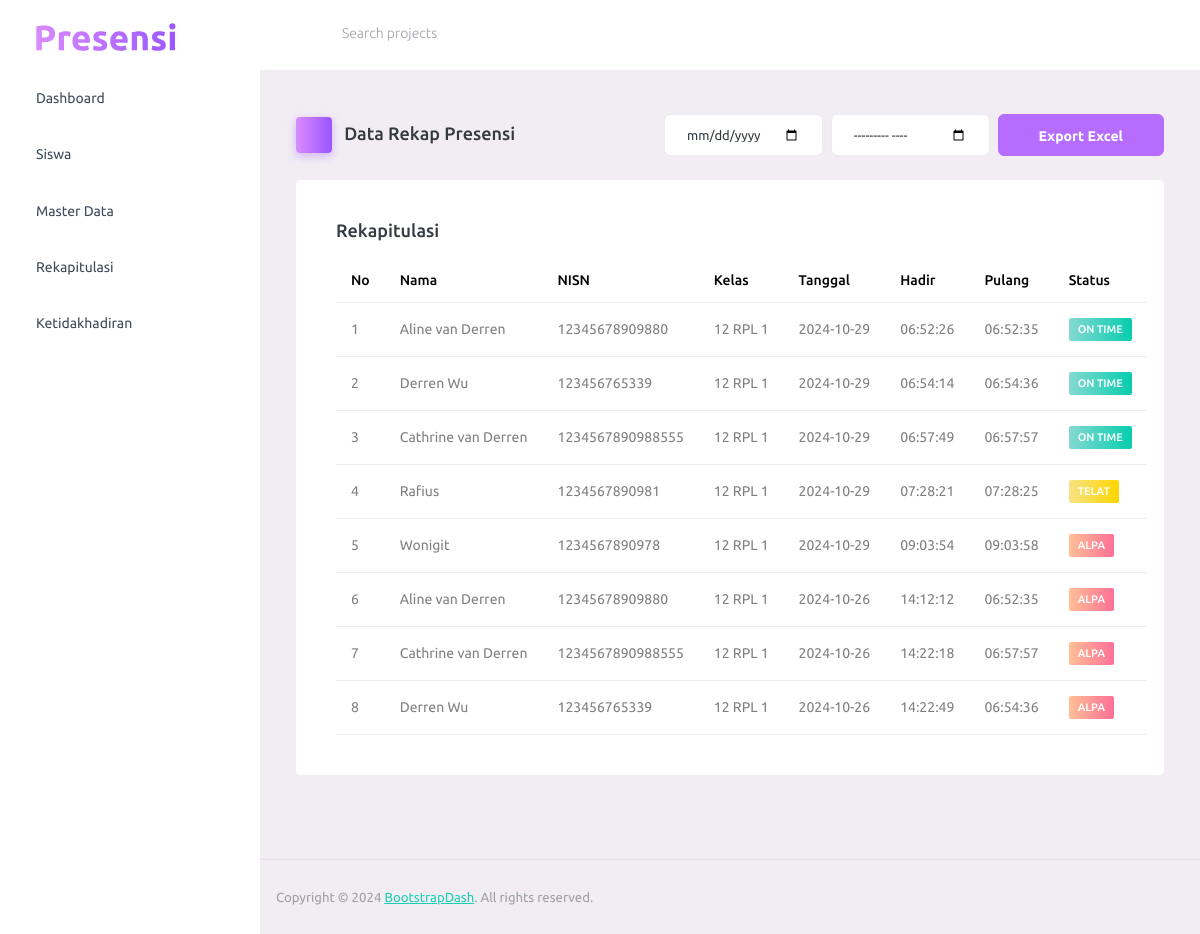
The app's page /admin/presensi/rekap_presensi.php with its own data.
### tables this page shows
CREATE TABLE `presensi` (
  `id` int(11) NOT NULL,
  `id_siswa` int(11) NOT NULL,
  `tanggal_masuk` date NOT NULL,
  `jam_masuk` time NOT NULL,
  `foto_masuk` varchar(225) NOT NULL,
  `tanggal_keluar` date NOT NULL,
  `jam_keluar` time NOT NULL,
  `foto_keluar` text NOT NULL
);

CREATE TABLE `siswa` (
  `id` int(11) NOT NULL,
  `nisn` varchar(50) NOT NULL,
  `nama` varchar(225) NOT NULL,
  `jenis_kelamin` varchar(10) NOT NULL,
  `kelas` varchar(50) NOT NULL,
  `lokasi_presensi` varchar(50) NOT NULL,
  `kelas_id` int(11) DEFAULT NULL,
  `foto` varchar(255) DEFAULT NULL
);

CREATE TABLE `kelas` (
  `id` int(11) NOT NULL,
  `kelas` varchar(225) NOT NULL
);

### admin/presensi/rekap_presensi.php (the view, shortened to what this page needs)
<?php
include '../../config.php';
$query = "
    SELECT
        siswa.id AS id,
        siswa.nama AS nama,
        siswa.nisn AS nisn,
        kelas.kelas AS kelas,
        presensi.jam_masuk AS jam_masuk,
        presensi.jam_keluar AS jam_keluar,
        presensi.tanggal_masuk AS tanggal_masuk,
        CASE
            WHEN presensi.jam_masuk <= '07:00:00' THEN 'ON TIME'
            WHEN presensi.jam_masuk > '07:00:00' AND presensi.jam_masuk <= '08:00:00' THEN 'TELAT'
            ELSE 'ALPA'
        END AS Status
    FROM presensi
    JOIN siswa ON presensi.id_siswa = siswa.id
    JOIN kelas ON siswa.kelas = kelas.id
    ";
$query .= " ORDER BY presensi.jam_masuk ASC";
$result = mysqli_query($conn, $query);
?>
<!DOCTYPE html>
<html lang="en">
<head>
    <link rel="stylesheet" href="../../dist/assets/vendors/mdi/css/materialdesignicons.min.css">
    <link rel="stylesheet" href="../../dist/assets/vendors/ti-icons/css/themify-icons.css">
    <link rel="stylesheet" href="../../dist/assets/vendors/css/vendor.bundle.base.css">
    <link rel="stylesheet" href="../../dist/assets/vendors/font-awesome/css/font-awesome.min.css">
    <link rel="stylesheet" href="../../dist/assets/vendors/font-awesome/css/font-awesome.min.css" />
    <link rel="stylesheet" href="../../dist/assets/vendors/bootstrap-datepicker/bootstrap-datepicker.min.css">
    <link rel="stylesheet" href="../../dist/assets/css/style.css">
</head>
<body>
    <div class="container-scroller">
        <nav class="navbar default-layout-navbar col-lg-12 col-12 p-0 fixed-top d-flex flex-row">
            <div class="text-center navbar-brand-wrapper d-flex align-items-center justify-content-start">
                <a class="navbar-brand brand-logo" href="index.html"><img src="../../dist/assets/images/Presensi.svg" alt="logo" /></a>
            </div>
            <div class="navbar-menu-wrapper d-flex align-items-stretch">
                <button class="navbar-toggler navbar-toggler align-self-center" type="button" data-toggle="minimize">
                </button>
                <div class="search-field d-none d-md-block">
                    <form class="d-flex align-items-center h-100" action="#">
                        <div class="input-group">
                            <div class="input-group-prepend bg-transparent">
                                <i class="input-group-text border-0 mdi mdi-magnify"></i>
                            </div>
                            <input type="text" class="form-control bg-transparent border-0" placeholder="Search projects">
                        </div>
                    </form>
                </div>
                <ul class="navbar-nav navbar-nav-right">
                    <li class="nav-item d-none d-lg-block full-screen-link">
                    </li>
                    <li class="nav-item nav-logout d-none d-lg-block">
                    </li>
                </ul>
            </div>
        </nav>
        <div class="container-fluid page-body-wrapper">
            <nav class="sidebar sidebar-offcanvas" id="sidebar">
                <ul class="nav">
                    <li class="nav-item">
                        <a class="nav-link" href="../../admin/home/home.php">
                            <span class="menu-title">Dashboard</span>
                        </a>
                    </li>
                    <li class="nav-item">
                        <a class="nav-link" href="../home/data_siswa/siswa.php">
                            <span class="menu-title">Siswa</span>
                        </a>
                    </li>
                    <li class="nav-item">
                        <a class="nav-link" data-bs-toggle="collapse" href="#ui-basic" aria-expanded="false" aria-controls="ui-basic">
                            <span class="menu-title">Master Data</span>
                        </a>
                    </li>
                    <li class="nav-item">
                        <a class="nav-link" href="#">
                            <span class="menu-title">Rekapitulasi</span>
                        </a>
                    </li>
                    <li class="nav-item">
                        <a class="nav-link" href="../home/data_ketidakhadiran/ketidakhadiran.php">
                            <span class="menu-title">Ketidakhadiran</span>
                        </a>
                    </li>
                </ul>
            </nav>
            <div class="main-panel">
                <div class="content-wrapper">
                    <div class="page-header">
                        <h3 class="page-title">
                            <span class="page-title-icon bg-gradient-primary text-white me-2">
                            </span> Data Rekap Presensi
                        </h3>
                        <form action="" method="GET" class="d-flex align-items-center">
                            <div class="input-group" style="max-width: 500px; display: flex;">
                                <input type="date" id="filterDate" name="filterDate" class="form-control rounded"
                                    value="<?= isset($_GET['filterDate']) ? $_GET['filterDate'] : ''; ?>"
                                    onchange="this.form.submit()" required>
                                <input type="month" id="filterMonth" name="filterMonth" class="form-control ms-2 rounded"
                                    value="<?= isset($_GET['filterMonth']) ? $_GET['filterMonth'] : ''; ?>"
                                    onchange="this.form.submit()">
                                <a href="export_excel.php?filterMonth=<?= isset($_GET['filterMonth']) ? $_GET['filterMonth'] : ''; ?>"
                                    target="_blank" class="btn btn-primary ms-2 rounded" style="height: calc(2.5rem + 2px);">
                                    Export Excel
                                </a>
                            </div>
                        </form>
                    </div>
                    <div class="row">
                        <div class="col-lg-12 grid-margin stretch-card">
                            <div class="card">
                                <div class="card-body">
                                    <div class="d-flex justify-content-between align-items-center mb-3">
                                        <h4 class="card-title mb-0">Rekapitulasi</h4>
                                    </div>
                                    <table class="table table-hover">
                                        <thead>
                                            <tr>
                                                <th>No</th>
                                                <th>Nama</th>
                                                <th>NISN</th>
                                                <th>Kelas</th>
                                                <th>Tanggal</th>
                                                <th>Hadir</th>
                                                <th>Pulang</th>
                                                <th>Status</th>
                                            </tr>
                                        </thead>
                                        <tbody>
                                            <?php
                                            $no = 1;
                                            while ($row = mysqli_fetch_assoc($result)) { ?>
                                                <tr>
                                                    <td><?= $no++; ?></td>
                                                    <td><?= isset($row['nama']) ? $row['nama'] : 'N/A'; ?></td>
                                                    <td><?= isset($row['nisn']) ? $row['nisn'] : 'N/A'; ?></td>
                                                    <td><?= isset($row['kelas']) ? $row['kelas'] : 'N/A'; ?></td>
                                                    <td><?= isset($row['tanggal_masuk']) ? $row['tanggal_masuk'] : 'N/A'; ?></td>
                                                    <td><?= isset($row['jam_masuk']) ? $row['jam_masuk'] : 'N/A'; ?></td>
                                                    <td><?= isset($row['jam_keluar']) ? $row['jam_keluar'] : 'N/A'; ?></td>
                                                    <td>
                                                        <label class="badge badge-gradient-<?= $row['Status'] == 'ON TIME' ? 'success' : ($row['Status'] == 'TELAT' ? 'warning' : 'danger') ?>">
                                                            <?= $row['Status']; ?>
                                                        </label>
                                                    </td>
                                                </tr>
                                            <?php } ?>
                                        </tbody>
                                    </table>
                                </div>
                            </div>
                        </div>
                    </div>
                </div>
                <footer class="footer">
                    <div class="d-sm-flex justify-content-center justify-content-sm-between">
                        <span class="text-muted text-center text-sm-left d-block d-sm-inline-block">Copyright © 2024 <a href="https://www.bootstrapdash.com/" target="_blank">BootstrapDash</a>. All rights reserved.</span>
                    </div>
                </footer>
            </div>
        </div>
    </div>
</body>
</html>

### admin/presensi/rekap_presensi.php (style rules this page uses)
.input-group { max-width: 400px; display: flex; }
.input-group .form-control { height: calc(2.5rem + 2px); }
.input-group .btn { height: calc(2.5rem + 2px); }

### records on screen
presensi: id_siswa.nama "Aline van Derren", id_siswa.nisn "12345678909880", kelas.kelas "12 RPL 1", tanggal_masuk "2024-10-29", jam_masuk "06:52:26", jam_keluar "06:52:35", Status "ON TIME"
presensi: id_siswa.nama "Derren Wu", id_siswa.nisn "123456765339", kelas.kelas "12 RPL 1", tanggal_masuk "2024-10-29", jam_masuk "06:54:14", jam_keluar "06:54:36", Status "ON TIME"
presensi: id_siswa.nama "Cathrine van Derren", id_siswa.nisn "1234567890988555", kelas.kelas "12 RPL 1", tanggal_masuk "2024-10-29", jam_masuk "06:57:49", jam_keluar "06:57:57", Status "ON TIME"
presensi: id_siswa.nama "Rafius", id_siswa.nisn "1234567890981", kelas.kelas "12 RPL 1", tanggal_masuk "2024-10-29", jam_masuk "07:28:21", jam_keluar "07:28:25", Status "TELAT"
presensi: id_siswa.nama "Wonigit", id_siswa.nisn "1234567890978", kelas.kelas "12 RPL 1", tanggal_masuk "2024-10-29", jam_masuk "09:03:54", jam_keluar "09:03:58", Status "ALPA"
presensi: id_siswa.nama "Aline van Derren", id_siswa.nisn "12345678909880", kelas.kelas "12 RPL 1", tanggal_masuk "2024-10-26", jam_masuk "14:12:12", jam_keluar "06:52:35", Status "ALPA"
presensi: id_siswa.nama "Cathrine van Derren", id_siswa.nisn "1234567890988555", kelas.kelas "12 RPL 1", tanggal_masuk "2024-10-26", jam_masuk "14:22:18", jam_keluar "06:57:57", Status "ALPA"
presensi: id_siswa.nama "Derren Wu", id_siswa.nisn "123456765339", kelas.kelas "12 RPL 1", tanggal_masuk "2024-10-26", jam_masuk "14:22:49", jam_keluar "06:54:36", Status "ALPA"
